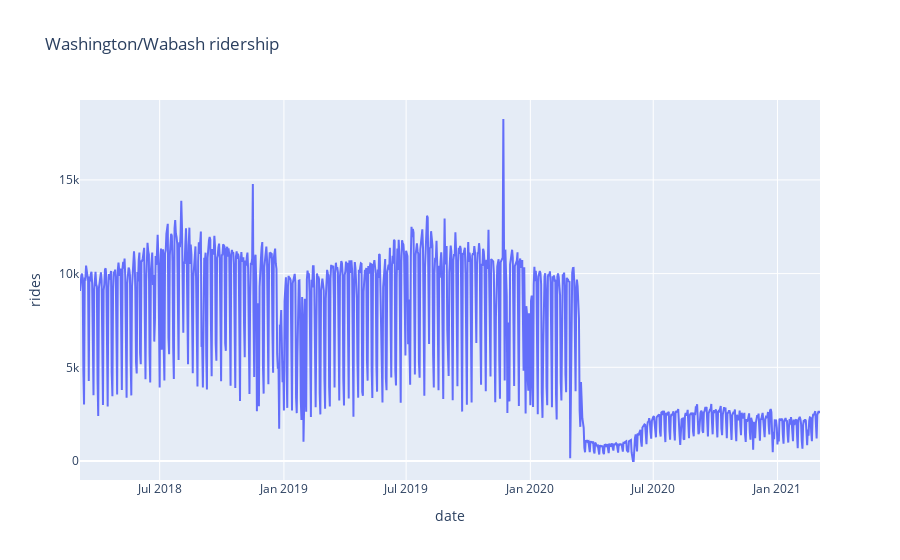

The notebook cell this image was saved under:
### Code cell
fig = go.Figure(data=go.Scatter(x=globals()['station_id_'+str(station_id) + '_df'].date , y=globals()['station_id_'+str(station_id) + '_df'].rides, mode='lines'), layout = go.Layout(title='Washington/Wabash ridership', xaxis_title="date",yaxis_title="rides"))
fig.show()

### Figure 1 — Plotly figure (JSON) as saved in the notebook; plotly's stock layout.template omitted (floating-point values rounded to 4 significant figures; data arrays with more than 128 entries replaced by an {"elided": "..."} marker saying what was removed)
{"data": [{"mode": "lines", "type": "scatter", "x": {"elided": "1097 str values"}, "y": {"elided": "1097 int values"}}], "layout": {"title": {"text": "Washington/Wabash ridership"}, "xaxis": {"title": {"text": "date"}}, "yaxis": {"title": {"text": "rides"}}}}
